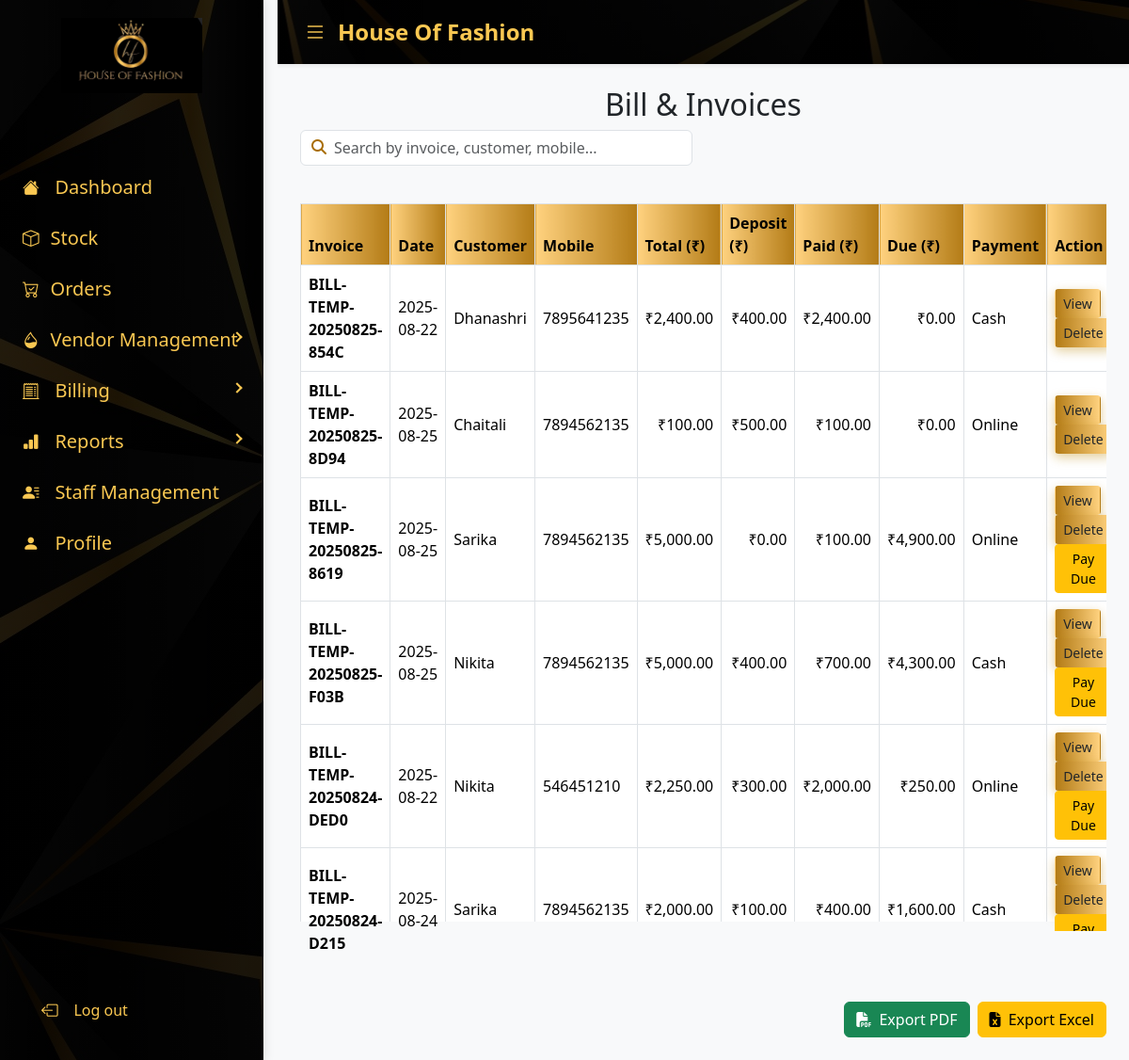
Screenshot of /AdminController/BillHistory with the database file from the repository.
### tables this page shows
CREATE TABLE `invoices` (
  `id` int(11) NOT NULL,
  `invoice_no` varchar(50) NOT NULL,
  `customer_name` varchar(100) NOT NULL,
  `customer_mobile` varchar(20) DEFAULT NULL,
  `invoice_date` date NOT NULL,
  `return_date` date NOT NULL,
  `deposit_amount` decimal(10,2) DEFAULT 0.00,
  `discount_amount` decimal(10,2) DEFAULT 0.00,
  `total_amount` decimal(10,2) DEFAULT 0.00,
  `total_payable` decimal(10,2) DEFAULT 0.00,
  `paid_amount` decimal(10,2) DEFAULT 0.00,
  `due_amount` decimal(10,2) DEFAULT 0.00,
  `payment_mode` varchar(50) DEFAULT NULL,
  `created_at` timestamp NOT NULL DEFAULT current_timestamp()
);

### application/controllers/AdminController.php (called while the page is built, shortened)
<?php
class AdminController extends CI_Controller
{
    public function __construct()
    {
        $this->load->database();
        $this->load->helper(['form', 'url']);
        $this->load->library(['session', 'form_validation']);
        $this->load->model('Login_Model');
        $this->load->model('Admin_Model');
        $this->load->model('Product_model');
        $this->load->model('Report_model');
        $this->load->model('DryCleaning_model');
        $this->load->model('Invoice_model');
        $this->load->model('OrdersModel');
        $this->load->model('DryCleaning_model');
        $this->load->model('Billing_model');
        $this->load->model('Tailor_model');
    }
    public function BillHistory()
    {
        $from = $this->input->get('from');
        $to   = $this->input->get('to');
        $data['invoices'] = $this->Billing_model->get_invoices($from, $to);
        $this->load->view('Admin/BillHistory', $data);
    }
}

### index.php (called while the page is built, shortened)
<?php
require_once BASEPATH.'core/CodeIgniter.php';

### application/models/Billing_model.php (called while the page is built, shortened)
<?php
class Billing_model extends CI_Model
{
    public function get_invoices($from = null, $to = null)
    {
        return $this->db->order_by('id','DESC')
                        ->get('invoices')
                        ->result_array();
    }
}

### application/views/Admin/BillHistory.php (the view, shortened to what this page needs)
<!DOCTYPE html>
<html lang="en">
<head>
    <?php $this->load->view('CommonLinks'); ?>
    <link rel="stylesheet" href="<?= base_url('assets/style.css') ?>">
    <link href="https://cdn.jsdelivr.net/npm/bootstrap@5.3.3/dist/css/bootstrap.min.css" rel="stylesheet">
    <link rel="stylesheet" href="https://cdnjs.cloudflare.com/ajax/libs/font-awesome/6.4.0/css/all.min.css">
</head>
<body>
    <div class="d-flex">
        <?php $this->load->view('include/sidebar'); ?>
        <div class="main">
            <?php $this->load->view('include/navbar'); ?>
            <div class="container-fluid p-4">
                <h2 class="text-dark">Bill & Invoices</h2>
                <div class="row mb-4">
                    <div class="col-md-6">
                        <div class="search-container">
                            <i class="fas fa-search"></i>
                            <input type="text" id="searchInput" class="form-control" placeholder="Search by invoice, customer, mobile...">
                        </div>
                    </div>
                </div>
                <div class="table-responsive">
                    <table class="table table-bordered bg-white shadow-sm align-middle" id="billingTable">
                        <thead>
                            <tr>
                                <th>Invoice</th>
                                <th>Date</th>
                                <th>Customer</th>
                                <th>Mobile</th>
                                <th>Total (₹)</th>
                                <th>Deposit (₹)</th>
                                <th>Paid (₹)</th>
                                <th>Due (₹)</th>
                                <th>Payment</th>
                                <th>Action</th>
                            </tr>
                        </thead>
                        <tbody>
                            <?php if (!empty($invoices)): foreach ($invoices as $inv): ?>
                                    <tr>
                                        <td><strong><?= htmlspecialchars($inv['invoice_no']) ?></strong></td>
                                        <td><?= htmlspecialchars($inv['invoice_date']) ?></td>
                                        <td><?= htmlspecialchars($inv['customer_name']) ?></td>
                                        <td><?= htmlspecialchars($inv['customer_mobile'] ?? '-') ?></td>
                                        <td class="text-end">₹<?= number_format($inv['total_payable'], 2) ?></td>
                                        <td class="text-end">₹<?= number_format($inv['deposit_amount'], 2) ?></td>
                                        <td class="text-end">₹<?= number_format($inv['paid_amount'], 2) ?></td>
                                        <td class="text-end">₹<?= number_format($inv['due_amount'], 2) ?></td>
                                        <td><?= htmlspecialchars($inv['payment_mode']) ?></td>
                                        <td>
                                            <button class="btn btn-gold btn-sm view-invoice-btn" data-id="<?= $inv['id'] ?>">View</button>
                                            <a href="<?= base_url('AdminController/delete_invoice/' . $inv['id']) ?>"
                                                onclick="return confirm('Delete this invoice?')"
                                                class="btn btn-gold btn-sm">Delete</a>
                                            <?php if ($inv['due_amount'] > 0): ?>
                                                <button class="btn btn-warning btn-sm pay-due-btn"
                                                    data-id="<?= $inv['id'] ?>"
                                                    data-total="<?= $inv['total_payable'] ?>"
                                                    data-paid="<?= $inv['paid_amount'] ?>"
                                                    data-due="<?= $inv['due_amount'] ?>"
                                                    data-payment="<?= $inv['payment_mode'] ?>">
                                                    Pay Due
                                                </button>
                                            <?php endif; ?>
                                        </td>
                                    </tr>
                                <?php endforeach;
                            else: ?>
                                <tr>
                                    <td colspan="10" class="no-results">No records found.</td>
                                </tr>
                            <?php endif; ?>
                        </tbody>
                    </table>
                </div>
                <div class="d-flex justify-content-end gap-2 mt-3 export-buttons">
                    <a href="<?= base_url('AdminController/export_pdf') ?>" class="btn btn-success">
                        <i class="fas fa-file-pdf me-1"></i> Export PDF
                    </a>
                    <a href="<?= base_url('AdminController/export_excel') ?>" class="btn btn-warning">
                        <i class="fas fa-file-excel me-1"></i> Export Excel
                    </a>
                </div>
            </div>
        </div>
    </div>
</body>
</html>

### application/views/CommonLinks.php (shortened to what this page needs)
<link href="https://cdn.jsdelivr.net/npm/bootstrap@5.3.3/dist/css/bootstrap.min.css" rel="stylesheet">
<link href="https://cdn.jsdelivr.net/npm/bootstrap@5.3.0/dist/css/bootstrap.min.css" rel="stylesheet">
<link href="https://cdn.jsdelivr.net/npm/bootstrap-icons/font/bootstrap-icons.css" rel="stylesheet">

### application/views/include/Sidebar.php (shortened to what this page needs)
<!DOCTYPE html>
<html lang="en">
<head>
    <link rel="stylesheet" href="views/CommonLinks.php">
    <link href="https://cdn.jsdelivr.net/npm/bootstrap@5.3.0/dist/css/bootstrap.min.css" rel="stylesheet">
    <link href="https://cdn.jsdelivr.net/npm/bootstrap-icons/font/bootstrap-icons.css" rel="stylesheet">
    <link href="https://cdn.jsdelivr.net/npm/bootstrap@5.3.3/dist/css/bootstrap.min.css" rel="stylesheet">
</head>
<body>
    <div class="d-flex">
        <aside id="sidebar" class="sidebar-toggle bg-light">
            <div class="sidebar-logo">
                <img src="<?php echo base_url('assets/images/logo.jpg'); ?>" class="logo-full" alt="Full Logo">
            </div>
            <ul class="sidebar-nav p-0 mt-4" style="font-size: 1.15rem;">
                <li class="sidebar-item">
                    <a href="<?= base_url('AdminController/Dashboard') ?>" class="sidebar-link" id="dashboard-link" style="font-size: 20px;">
                        <i class="bi bi-house-fill"></i>
                        <span class="ms-1">Dashboard</span>
                    </a>
                </li>
                <li class="sidebar-item">
                    <a href="<?= base_url('AdminController/ProductInventory') ?>" class="sidebar-link" style="font-size: 20px;">
                        <i class="bi bi-box me-2"></i>
                        <span class="ms-1">Stock</span>
                    </a>
                </li>
                <li class="sidebar-item">
                    <a href="<?= base_url('AdminController/Orders') ?>" class="sidebar-link" id="orders-link" style="font-size: 20px;">
                        <i class="bi bi-cart-check me-2"></i>
                        <span class="ms-1">Orders</span>
                    </a>
                <li class="sidebar-item">
                    <a class="sidebar-link collapsed" data-bs-toggle="collapse" href="#drySubmenu" role="button" aria-expanded="false" aria-controls="drySubmenu" style="font-size: 20px;">
                        <i class="bi bi-droplet-half me-2"></i>
                        <span class="ms-1">Vendor Management</span>
                    </a>
                </li>
                <li class="sidebar-item">
                    <a href="#" class="sidebar-link dropdown-toggle collapsed" id="billing-dropdown" data-bs-toggle="collapse"
                        data-bs-target="#billingSubmenu" aria-expanded="false" style="font-size: 20px;">
                        <i class="bi bi-receipt-cutoff"></i>
                        <span class="ms-1">Billing</span>
                    </a>
                </li>
                <li class="sidebar-item">
                    <a href="#" class="sidebar-link dropdown-toggle collapsed" id="reports-dropdown" data-bs-toggle="collapse"
                        data-bs-target="#reportsSubmenu" aria-expanded="false" style="font-size: 20px;">
                        <i class="bi bi-bar-chart-fill"></i>
                        <span class="ms-1">Reports</span>
                    </a>
                </li>
                <a href="<?= base_url('AdminController/StaffManagement') ?>" class="sidebar-link" id="dashboard-link" style="font-size: 20px;">
                    <i class="bi-person-lines-fill"></i>
                    <span class="ms-1">Staff Management</span>
                </a>
                <li class="sidebar-item">
                    <a href="<?= base_url('AdminController/Profile') ?>" class="sidebar-link" id="profile-link" style="font-size: 20px;">
                        <i class="bi bi-person-fill"></i>
                        <span class="ms-1">Profile</span>
                    </a>
                </li>
            </ul>
            <div class="sidebar-footer mb-3">
                <a href="#" id="logout-btn" class="sidebar-link" style="font-size: 16px;">
                    <i class="bi bi-box-arrow-left"></i>
                    <span class="ms-1">Log out</span>
                </a>
            </div>
    </div>
</body>
</html>

### application/views/include/Navbar.php (shortened to what this page needs)
<nav class="navbar navbar-expand-lg navbar-light bg-white shadow-sm position-relative fixed-top px-3">
    <button class="toggler-btn btn" type="button" id="sidebarToggle">
        <i class="bi bi-list fs-4" style="color: #fac852ff;"></i>
    </button>
    <div class="navbar-brand-center fw-bold fs-4 gradient-text">
       House Of Fashion
    </div>
</nav>

### assets/css/style.css (style rules this page uses)
.sidebar-logo { text-align: center; margin-bottom: 30px; }
.logo-full { width: 160px; transition: 0.3s ease; }
.sidebar-toggle { font-size: 24px; cursor: pointer; background: none; border: none; color: #FFD27F; margin-right: 15px; }
.sidebar-toggle { font-size: 24px; cursor: pointer; background: none; border: none; color: linear-gradient(90deg, #FFD27F 0%, #B37B16 100%); margin-right: 15px; }
.form-control, .form-select { background-color: #fff; color: #000; border: 1px solid rgba(255, 215, 0, 0.8); border-radius: 8px; transition: all 0.3s ease; }
.form-control::placeholder { color: #aaa; }
.btn-gold { background: linear-gradient(90deg, #E6C56C 0%, #B8860B 100%); color: #000000; font-weight: bold; border: none; border-radius: 8px; padding: 10px 20px; transition: 0.3s ease; box-shadow: 0 4px 12px rgba(184, 134, 11, 0.4); }

### application/views/Admin/BillHistory.php (style rules this page uses)
h2 { text-align: center; color: #a86d01ff; font-weight: bold; margin-bottom: 2rem; }
.btn-gold { background: linear-gradient(90deg, #B37B16, #FFD27F); color: #000; font-weight: 600; border: none; transition: all .3s ease; }
.table th { color: #a86d01ff; background: linear-gradient(90deg, #FFD27F, #B37B16); }
.search-container { position: relative; margin-bottom: 1rem; }
.search-container i { position: absolute; left: 12px; top: 10px; color: #a86d01ff; }
.search-container input { padding-left: 35px; }
.export-buttons { display: flex; gap: 10px; flex-wrap: wrap; }

### rows the page displays
invoices: invoice_no "BILL-TEMP-20250825-854C", invoice_date "2025-08-22", customer_name "Dhanashri", customer_mobile "7895641235", total_payable "2,400.00", deposit_amount "400.00", paid_amount "2,400.00", due_amount "0.00", payment_mode "Cash"
invoices: invoice_no "BILL-TEMP-20250825-8D94", invoice_date "2025-08-25", customer_name "Chaitali", customer_mobile "7894562135", total_payable "100.00", deposit_amount "500.00", paid_amount "100.00", due_amount "0.00", payment_mode "Online"
invoices: invoice_no "BILL-TEMP-20250825-8619", invoice_date "2025-08-25", customer_name "Sarika", customer_mobile "7894562135", total_payable "5,000.00", deposit_amount "0.00", paid_amount "100.00", due_amount "4,900.00", payment_mode "Online"
invoices: invoice_no "BILL-TEMP-20250825-F03B", invoice_date "2025-08-25", customer_name "Nikita", customer_mobile "7894562135", total_payable "5,000.00", deposit_amount "400.00", paid_amount "700.00", due_amount "4,300.00", payment_mode "Cash"
invoices: invoice_no "BILL-TEMP-20250824-DED0", invoice_date "2025-08-22", customer_name "Nikita", customer_mobile "546451210", total_payable "2,250.00", deposit_amount "300.00", paid_amount "2,000.00", due_amount "250.00", payment_mode "Online"
invoices: invoice_no "BILL-TEMP-20250824-D215", invoice_date "2025-08-24", customer_name "Sarika", customer_mobile "7894562135", total_payable "2,000.00", deposit_amount "100.00", paid_amount "400.00", due_amount "1,600.00", payment_mode "Cash"
